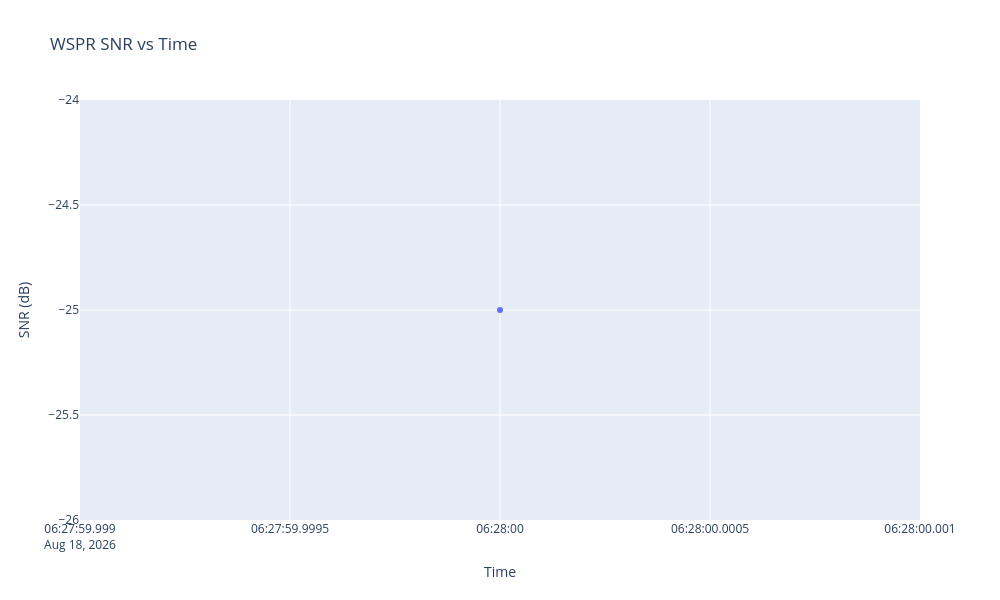

Notebook code cell kept with this figure:
### Markdown cell above
### SNR vs Time

### Code cell
fig = go.Figure(data=go.Scatter(x=wspr_df_filtered.time, y=wspr_df_filtered.snr, mode='markers'))

fig.update_layout(
    xaxis_title="Time", yaxis_title="SNR (dB)", title="WSPR SNR vs Time",
    width=1000, height=600
)
fig.show()

### Figure 1 — Plotly figure (JSON) as saved in the notebook; plotly's stock layout.template omitted (floating-point values rounded to 4 significant figures)
{"data": [{"mode": "markers", "type": "scatter", "x": ["2026-08-18 06:28:00"], "y": [-25]}], "layout": {"height": 600, "title": {"text": "WSPR SNR vs Time"}, "width": 1000, "xaxis": {"title": {"text": "Time"}}, "yaxis": {"title": {"text": "SNR (dB)"}}}}
